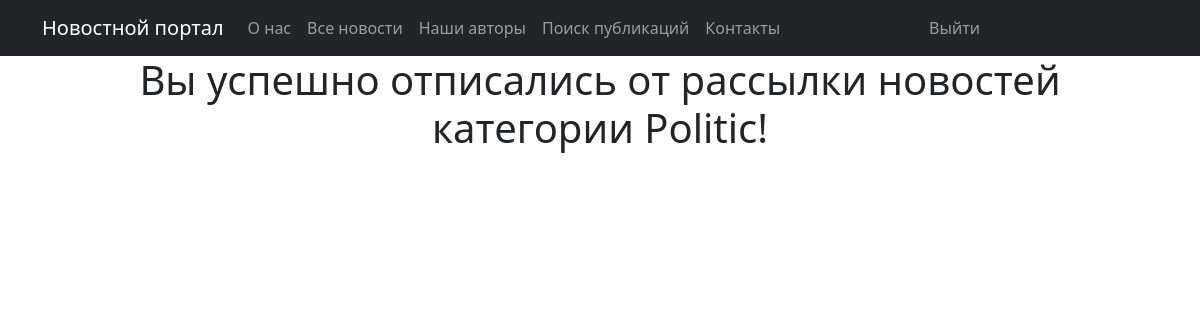
The app's page /news/categories/1/unsubscribe/ (signed in), older data.
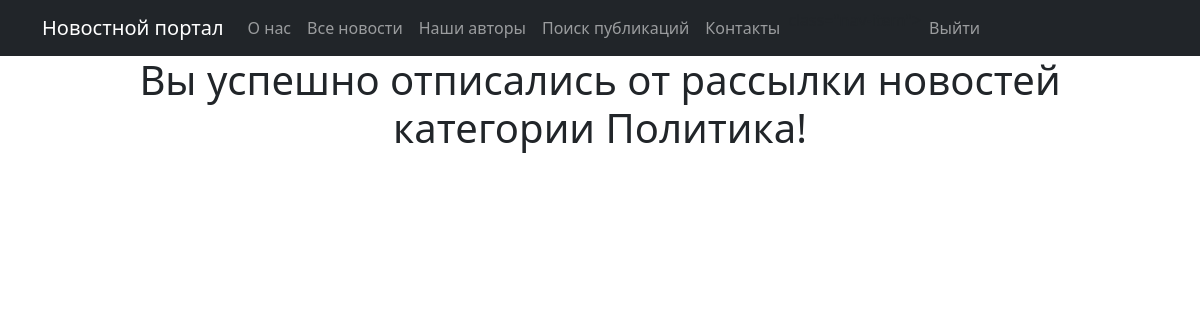
The same page, newer data.
### news/models.py (models this page shows)
class Category(models.Model):
    name = models.CharField(max_length=64, unique=True)
    subscribers = models.ManyToManyField(User, blank=True, null=True, related_name='categories')
    def __str__(self):
        return f'{self.name}'

### news/views.py (the view)
# urls.py: path('categories/<int:pk>/unsubscribe/', unsubscribe, name='unsubscribe'),
@login_required
@csrf_protect
def unsubscribe(request, pk):
    user = request.user
    category = Category.objects.get(id=pk)
    if category.subscribers.filter(id=user.id).exists():
        category.subscribers.remove(user)
    message = "Вы успешно отписались от рассылки новостей категории"
    return render(request, 'subscriptions/unsubscribe.html', {'category': category, 'message': message})

### templates/subscriptions/unsubscribe.html
{% extends 'flatpages/default.html' %}
{% block content %}
<h1 class="text-center">{{ message }} {{ category }}!</h1>
{% endblock content %}

Row changes from the older to the newer data that the page shows:
changed Category: name "Politic" → "Политика"
